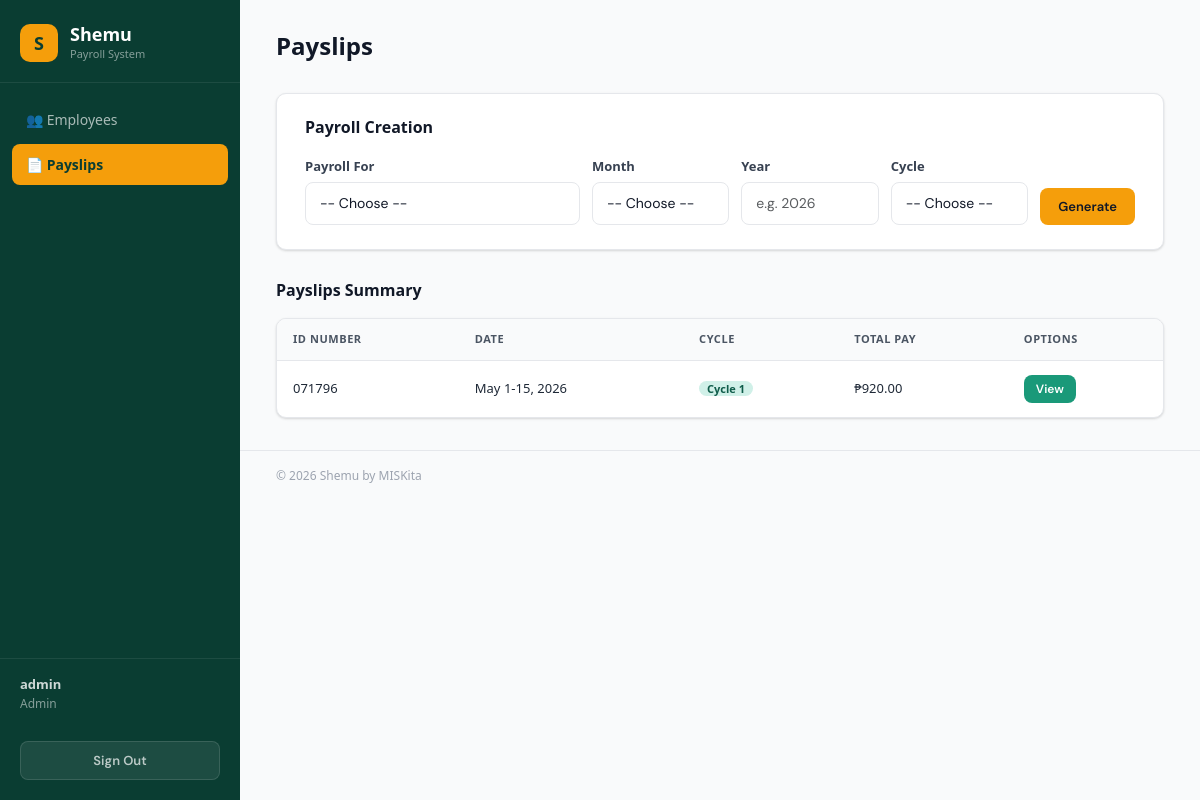
The page /payslips/ (signed in) on the database as committed earlier.
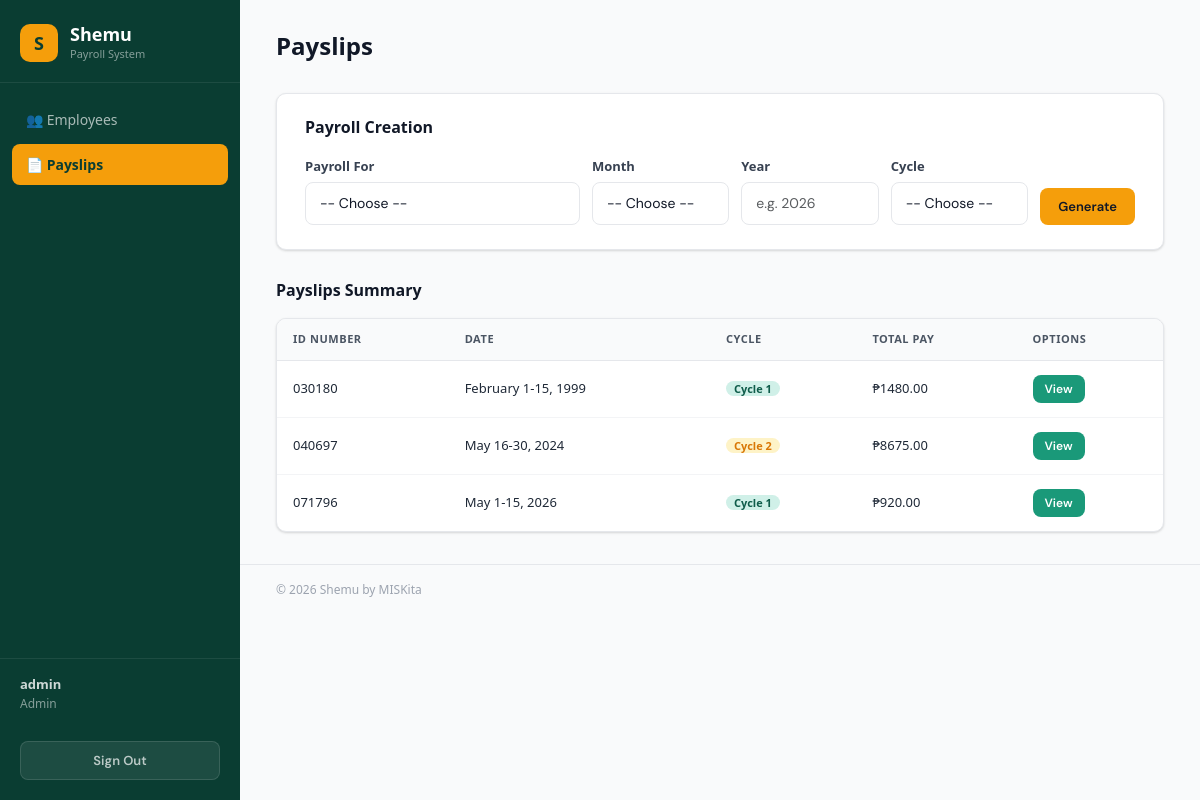
The same page on the database as committed later.
### payroll_app/models.py (models this page shows, shortened)
class Payslip(models.Model):
    id_number          = models.ForeignKey(Employee, to_field="id_number",
                                           on_delete=models.CASCADE,
                                           related_name="payslips")
    month              = models.CharField(max_length=50)
    date_range         = models.CharField(max_length=100)
    year               = models.CharField(max_length=10)
    pay_cycle          = models.IntegerField()
    rate               = models.FloatField()
    earnings_allowance = models.FloatField()
    deductions_tax     = models.FloatField()
    deductions_health  = models.FloatField()  # Philhealth (Cycle 2) or 0
    pag_ibig           = models.FloatField()  # Cycle 1 only
    sss                = models.FloatField()  # Cycle 2 only
    overtime           = models.FloatField()
    total_pay          = models.FloatField()

class Employee(models.Model):
    name         = models.CharField(max_length=200)
    id_number    = models.CharField(max_length=100, unique=True)
    rate         = models.FloatField()
    overtime_pay = models.FloatField(null=True, blank=True)
    allowance    = models.FloatField(null=True, blank=True)

### payroll_app/views.py (the view, shortened to what this page needs)
# urls.py: path("payslips/", views.payslip_list, name="payslip_list"),
@login_required
def payslip_list(request):
    is_admin = _admin_required(request)
    employees = Employee.objects.all().order_by('name')
    if is_admin:
        payslips = Payslip.objects.all().order_by('-pk')
    error_msg = None
    return render(request, 'payroll_app/payslip_list.html', {
        'employees': employees,
        'payslips':  Payslip.objects.all().order_by('-pk') if is_admin else payslips,
        'months':    MONTHS,
        'is_admin':  is_admin,
        'error_msg': error_msg,
    })

### payroll_app/views.py (called while the page is built)
def _admin_required(request):
    return request.user.is_superuser or request.user.is_staff

### payroll_app/templates/payroll_app/payslip_list.html (shortened to what this page needs)
{% extends 'payroll_app/base.html' %}
{% block content %}
<div class="page-header">
  <h1>Payslips</h1>
</div>
<div class="page-content">
  {% if is_admin %}
  <div class="payroll-panel">
    <h2>Payroll Creation</h2>
    <form method="post">
      <div class="payroll-form-grid">
        <div class="form-group" style="margin-bottom:0;">
          <label>Payroll For</label>
          <select class="form-control" name="payroll_for" required>
            <option value="">-- Choose --</option>
          </select>
        </div>
        <div class="form-group" style="margin-bottom:0;">
          <label>Month</label>
          <select class="form-control" name="month" required>
            <option value="">-- Choose --</option>
          </select>
        </div>
        <div class="form-group" style="margin-bottom:0;">
          <label>Year</label>
          <input class="form-control" type="text" name="year" placeholder="e.g. 2026" required>
        </div>
        <div class="form-group" style="margin-bottom:0;">
          <label>Cycle</label>
          <select class="form-control" name="cycle" required>
            <option value="">-- Choose --</option>
          </select>
        </div>
        <div style="padding-top:22px;">
          <button class="btn btn-primary" type="submit">Generate</button>
        </div>
      </div>
    </form>
  </div>
  {% endif %}
  <div class="section-title">Payslips Summary</div>
  <div class="table-wrap">
    <table>
      <thead>
        <tr>
          <th>ID Number</th>
          <th>Date</th>
          <th>Cycle</th>
          <th>Total Pay</th>
          <th>Options</th>
        </tr>
      </thead>
      <tbody>
        {% for ps in payslips %}
        <tr>
          <td>{{ ps.id_number.id_number }}</td>
          <td>{{ ps.month }} {{ ps.date_range }}, {{ ps.year }}</td>
          <td>
            {% if ps.pay_cycle == 1 %}
            <span class="badge badge-teal">Cycle 1</span>
            {% else %}
            <span class="badge badge-amber">Cycle 2</span>
            {% endif %}
          </td>
          <td>₱{{ ps.total_pay|floatformat:2 }}</td>
          <td><a href="{% url 'payslip_view' ps.pk %}" class="btn btn-teal btn-sm">View</a></td>
        </tr>
        {% empty %}
        <tr>
          <td colspan="5" style="text-align:center; color: var(--gray-400); padding: 32px;">
            No payslips generated yet.
          </td>
        </tr>
        {% endfor %}
      </tbody>
    </table>
  </div>
</div>
{% endblock %}

### payroll_app/templates/payroll_app/base.html (shortened to what this page needs)
{% load static %}
<!DOCTYPE html>
<html lang="en">
<head>
  <link href="https://cdn.jsdelivr.net/npm/bootstrap@5.3.0/dist/css/bootstrap.min.css" rel="stylesheet">
  <link rel="stylesheet" href="{% static 'payroll_app/css/style.css' %}">
</head>
<body>
<div class="layout">
  <aside class="sidebar">
    <div class="sidebar-brand">
      <div class="brand-logo">S</div>
      <div>
        <h1>Shemu</h1>
        <p>Payroll System</p>
      </div>
    </div>
    <nav class="sidebar-nav">
      {% if is_admin %}
      <a href="{% url 'employee_list' %}"
         class="{% if request.resolver_match.url_name == 'employee_list' or request.resolver_match.url_name == 'employee_create' or request.resolver_match.url_name == 'employee_update' %}active{% endif %}">
        👥 Employees
      </a>
      {% endif %}
      <a href="{% url 'payslip_list' %}"
         class="{% if request.resolver_match.url_name == 'payslip_list' or request.resolver_match.url_name == 'payslip_view' %}active{% endif %}">
        📄 Payslips
      </a>
    </nav>
    {% if user.is_authenticated %}
    <div class="sidebar-user">
      <strong>{{ user.username }}</strong>
      {% if is_admin %}Admin{% else %}Employee{% endif %}
    </div>
    {% endif %}
    <form method="post" action="{% url 'logout' %}" class="sidebar-logout">
      <button type="submit">Sign Out</button>
    </form>
  </aside>
  <main class="main">
    <section class="content-body">
      {% block content %}{% endblock %}
    </section>
    <footer class="site-footer">© 2026 Shemu by MISKita</footer>
  </main>
</div>
</body>
</html>

Rows that differ between the two databases and show on the page:
added Payslip: id_number.id_number "030180", month "February", date_range "1-15", year "1999", pay_cycle "Cycle 1", total_pay "1480.00"
added Payslip: id_number.id_number "040697", month "May", date_range "16-30", year "2024", pay_cycle "Cycle 2", total_pay "8675.00"
